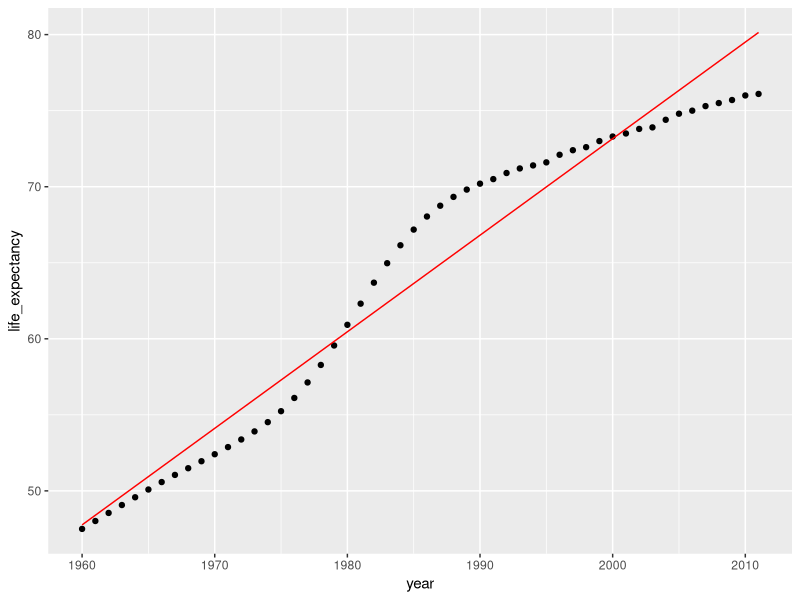
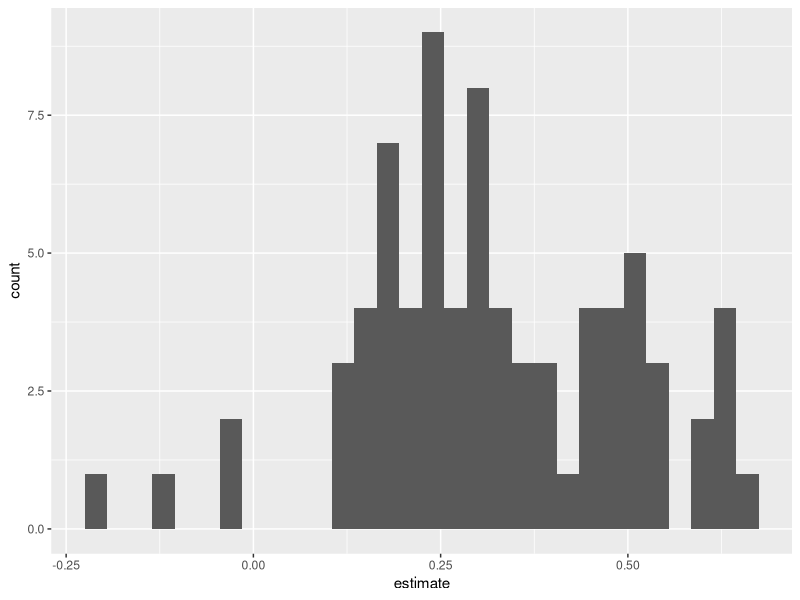
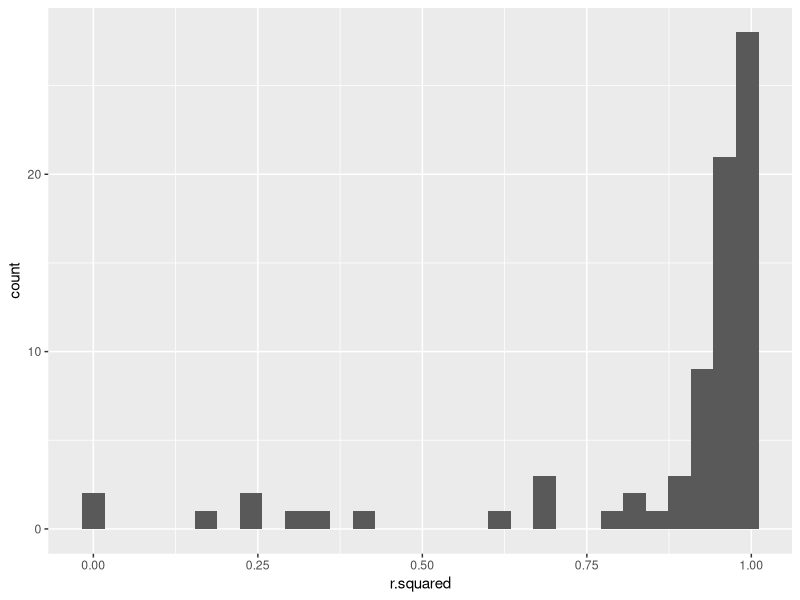

The R source for these figures, in order:
## ---- chunk 1
library(tidyverse)
gapminder <- read_csv("gapminder.csv")

# Explore gapminder
head(gapminder)

# Prepare the nested dataframe gap_nested

gap_nested <- gapminder %>% 
  group_by(country) %>% 
  nest()

# Explore gap_nested
head(gap_nested)
## ---- chunk 2
# Create the unnested dataframe called gap_unnnested
gap_unnested <- gap_nested %>% 
  unnest(col=data)
  
# Confirm that your data was not modified  
identical(gapminder, gap_unnested)
## ---- chunk 3
# Extract the data of Algeria
algeria_df <- gap_nested$data[[1]]

# Calculate the minimum of the population vector
min(algeria_df$population)

# Calculate the maximum of the population vector
max(algeria_df$population)

# Calculate the mean of the population vector
mean(algeria_df$population)
## ---- chunk 4
# Calculate the mean population for each country
pop_nested <- gap_nested %>%
  mutate(mean_pop = map(.x=data, .f=~mean(.x$population)))

# Take a look at pop_nested
head(pop_nested)

# Extract the mean_pop value by using unnest
pop_mean <- pop_nested %>% 
  unnest(mean_pop)

# Take a look at pop_mean
head(pop_mean)
## ---- chunk 5
# Calculate mean population and store result as a double
pop_mean <- gap_nested %>%
  mutate(mean_pop = map_dbl(data, ~mean(.x$population)))

# Take a look at pop_mean
head(pop_mean)
## ---- chunk 6
# Build a linear model for each country
gap_models <- gap_nested %>%
    mutate(model = map(data, ~lm(formula = life_expectancy~year, data = .x)))
    
# Extract the model for Algeria    
algeria_model <- gap_models$model[[1]]

# View the summary for the Algeria model
summary(algeria_model)
## ---- chunk 7
library(broom)

# Extract the coefficients of the algeria_model as a dataframe
tidy(algeria_model)

# Extract the statistics of the algeria_model as a dataframe
glance(algeria_model)
## ---- chunk 8
# Build the augmented dataframe
algeria_fitted <- augment(algeria_model)

# Compare the predicted values with the actual values of life expectancy
algeria_fitted %>% 
  ggplot(aes(x = year)) +
  geom_point(aes(y = life_expectancy)) + 
  geom_line(aes(y = .fitted), color = "red")
## ---- chunk 9
# Extract the coefficient statistics of each model into nested dataframes
model_coef_nested <- gap_models %>% 
    mutate(coef = map(model, ~tidy(.x)))
    
# Simplify the coef dataframes for each model    
model_coef <- model_coef_nested %>%
    unnest(coef)

# Plot a histogram of the coefficient estimates for year         
model_coef %>% 
  filter(term == "year") %>% 
  ggplot(aes(x = estimate)) +
  geom_histogram()
## ---- chunk 10
# Extract the fit statistics of each model into dataframes
model_perf_nested <- gap_models %>% 
    mutate(fit = map(model, ~glance(.x)))

# Simplify the fit dataframes for each model    
model_perf <- model_perf_nested %>% 
    unnest(col=fit)
    
# Look at the first six rows of model_perf
head(model_perf)
## ---- chunk 11
# Plot a histogram of rsquared for the 77 models    
model_perf %>% 
  ggplot(aes(x = r.squared)) + 
  geom_histogram()  
  
# Extract the 4 best fitting models
best_fit <- model_perf %>% 
  top_n(n = 4, wt = r.squared)

# Extract the 4 models with the worst fit
worst_fit <- model_perf %>% 
  top_n(n = 4, wt = -r.squared)
## ---- chunk 12

## ---- chunk 13

## ---- chunk 14
